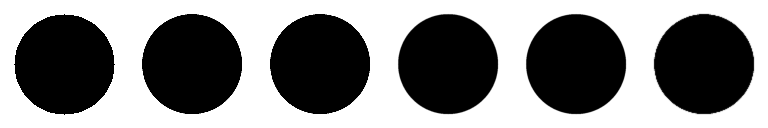
#> input picture aa_demo_results/comparison_strip.png, 768 x 128 px
$ python anti-aliasing.py -i aa_demo_results/comparison_strip.png   (older library calls are emulated)
#> lines starting #> are read from the running program, lines starting #| are printed output that depends on the picture; after the words box and inside, x2 and y2 are one past the last pixel; in counts of white or black regions, pixels touching at a corner belong together
import cv2
import numpy as np
import os
import argparse

#Befor Run code
#pip install opencv-python-headless numpy
#python anti-aliasing.py --input input.jpg --outdir results --ssaa_factor 3

def read_image(path):
    img = cv2.imread(path, cv2.IMREAD_UNCHANGED)
    if img is None:
        raise FileNotFoundError(f"Cannot read image: {path}")
    # convert to RGB for nicer saving/visualizing later (cv2 uses BGR)
    img = cv2.cvtColor(img, cv2.COLOR_BGR2RGB)
    return img

def save_image(path, img):
    # expects RGB
    bgr = cv2.cvtColor(img, cv2.COLOR_RGB2BGR)
    cv2.imwrite(path, bgr)

def resize_nearest(img, new_w, new_h):
    return cv2.resize(img, (new_w, new_h), interpolation=cv2.INTER_NEAREST)

def resize_bilinear(img, new_w, new_h):
    return cv2.resize(img, (new_w, new_h), interpolation=cv2.INTER_LINEAR)

def resize_bicubic(img, new_w, new_h):
    return cv2.resize(img, (new_w, new_h), interpolation=cv2.INTER_CUBIC)

def supersample_ssaa(img, target_w, target_h, factor=2, prefilter='gaussian'):
    """Supersampling: upscale by factor, optionally blur, then downsample to target."""
    # upscale
    up_w, up_h = target_w * factor, target_h * factor
    up = cv2.resize(img, (up_w, up_h), interpolation=cv2.INTER_LINEAR)
    # prefilter
    if prefilter == 'gaussian':
        k = max(3, int(2*factor+1))
        up = cv2.GaussianBlur(up, (k, k), sigmaX=0)
    elif prefilter == 'box':
        k = factor
        up = cv2.blur(up, (k, k))
    # downsample with linear
    res = cv2.resize(up, (target_w, target_h), interpolation=cv2.INTER_LINEAR)
    return res

def prefilter_downsample(img, target_w, target_h, kernel='gaussian', sigma=1.0):
    """Apply low-pass then downsample directly."""
    if kernel == 'gaussian':
        k = int(max(3, (sigma*3)//1*2+1))
        imgf = cv2.GaussianBlur(img, (k, k), sigmaX=sigma)
    else:
        imgf = cv2.blur(img, (3,3))
    return cv2.resize(imgf, (target_w, target_h), interpolation=cv2.INTER_LINEAR)

def fxaa_like(img, strength=1.0, blur_ksize=7):
    """
    Approximate FXAA: detect edges, blur edges, blend.
    Not a full FXAA, but gives edge smoothing without blurring whole image.
    """
    gray = cv2.cvtColor(img, cv2.COLOR_RGB2GRAY)
    # Sobel magnitude
    sx = cv2.Sobel(gray, cv2.CV_32F, 1, 0, ksize=3)
    sy = cv2.Sobel(gray, cv2.CV_32F, 0, 1, ksize=3)
    mag = cv2.magnitude(sx, sy)
    # Normalize and threshold to get mask
    mag_norm = cv2.normalize(mag, None, 0.0, 1.0, cv2.NORM_MINMAX)
    # adaptive threshold: higher strength -> more aggressive smoothing
    thresh = 0.15 * strength
    mask = (mag_norm > thresh).astype(np.float32)
    # blur whole image (but we'll composite only on edges)
    blurred = cv2.GaussianBlur(img, (blur_ksize, blur_ksize), sigmaX=0)
    # composite: where mask=1 use blurred, else original
    mask3 = np.stack([mask]*3, axis=2)
    out = (img * (1.0 - mask3) + blurred * mask3).astype(np.uint8)
    return out

def downscale_compare_methods(img, target_w, target_h, ssaa_factor=3, fxaa_strength=1.0):
    results = {}
    results['nearest'] = resize_nearest(img, target_w, target_h)
    results['bilinear'] = resize_bilinear(img, target_w, target_h)
    results['bicubic'] = resize_bicubic(img, target_w, target_h)
    results['ssaa_gaussian'] = supersample_ssaa(img, target_w, target_h, factor=ssaa_factor, prefilter='gaussian')
    results['ssaa_box'] = supersample_ssaa(img, target_w, target_h, factor=ssaa_factor, prefilter='box')
    results['prefilter_gaussian'] = prefilter_downsample(img, target_w, target_h, kernel='gaussian', sigma=1.5)
    results['fxaa_like'] = fxaa_like(resize_bilinear(img, target_w, target_h), strength=fxaa_strength, blur_ksize=5)
    return results

def make_comparison_strip(result_dict):
    """Create a horizontal strip with labels (simple)."""
    imgs = []
    for k in result_dict:
        imgs.append(result_dict[k])
    # pad to same height/width
    heights = [im.shape[0] for im in imgs]
    max_h = max(heights)
    padded = []
    for im in imgs:
        h, w = im.shape[:2]
        if h < max_h:
            pad = np.zeros((max_h-h, w, 3), dtype=np.uint8) + 255
            im2 = np.vstack([im, pad])
        else:
            im2 = im
        padded.append(im2)
    strip = np.hstack(padded)
    return strip

def main():
    parser = argparse.ArgumentParser(description="Simulate anti-aliasing methods on raster images.")
    parser.add_argument('--input', '-i', required=True, help='Path to input image')
    parser.add_argument('--outdir', '-o', default='aa_results', help='Output directory')
    parser.add_argument('--target_w', type=int, default=400, help='Target width (px)')
    parser.add_argument('--target_h', type=int, default=300, help='Target height (px)')
    parser.add_argument('--ssaa_factor', type=int, default=3, help='SSAA upsample factor')
    parser.add_argument('--fxaa_strength', type=float, default=1.0, help='FXAA-like strength')
    args = parser.parse_args()

    os.makedirs(args.outdir, exist_ok=True)
    img = read_image(args.input)
#> in read_image, img is the input picture: shape (128, 768, 3); min 0, max 255, mean 132.8
    print(f"Input image shape: {img.shape}")
#| Input image shape: (128, 768, 3)

    res = downscale_compare_methods(img, args.target_w, args.target_h, ssaa_factor=args.ssaa_factor, fxaa_strength=args.fxaa_strength)
#> in prefilter_downsample, `imgf = cv2.GaussianBlur(img, (k, k), sigmaX=sigma)`:
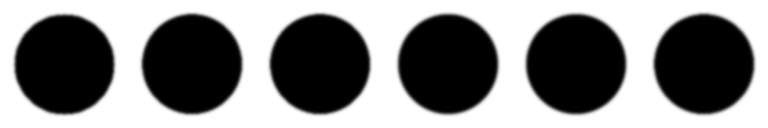
#> imgf: shape (128, 768, 3); min 0, max 255, mean 132.8
#> in fxaa_like, `sx = cv2.Sobel(gray, cv2.CV_32F, 1, 0, ksize=3)`:
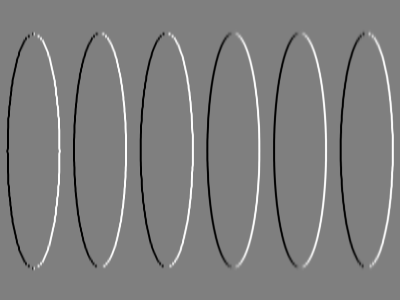
#> sx: shape (300, 400) float32; min -1020, max 1020, mean 0; drawn with min black and max white
#> in fxaa_like, `sy = cv2.Sobel(gray, cv2.CV_32F, 0, 1, ksize=3)`:
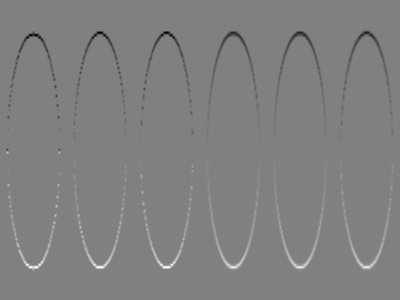
#> sy: shape (300, 400) float32; min -820, max 808, mean 0; drawn with min black and max white
#> in fxaa_like, `mag = cv2.magnitude(sx, sy)`:
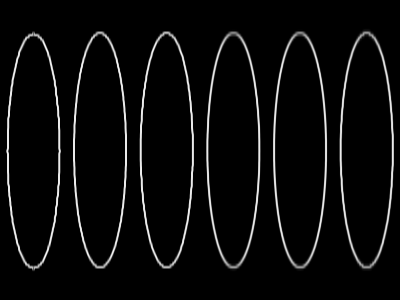
#> mag: shape (300, 400) float32; min 0, max 1109.3, mean 50.9; drawn with min black and max white
#> in fxaa_like, `mask = (mag_norm > thresh).astype(np.float32)`:
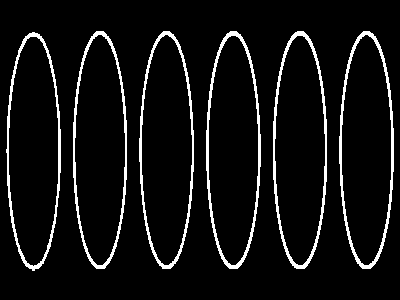
#> mask: shape (300, 400) float32; values 0 (black) and 1 (white), 7% white; 6 white regions, box (x1, y1, x2, y2) and area: (339, 31, 394, 269) 1463, (206, 31, 261, 269) 1448, (273, 31, 327, 269) 1430, (73, 31, 127, 269) 1356, (6, 32, 61, 271) 1355, (139, 31, 194, 269) 1343
#> in fxaa_like, `out = (img * (1.0 - mask3) + blurred * mask3).astype(np.uint8)`:
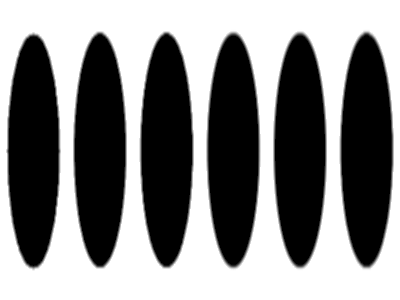
#> out: shape (300, 400, 3); min 0, max 255, mean 132.8
#> res = 7 items

    # save each
    for name, im in res.items():
        outpath = os.path.join(args.outdir, f"{name}.png")
        save_image(outpath, im)
        print(f"Saved {outpath}")
#> this loop made 7 passes
#> name on passes 1 to 7: 'nearest', 'bilinear', 'bicubic', 'ssaa_gaussian', 'ssaa_box', 'prefilter_gaussian', 'fxaa_like'
#| Saved aa_results/nearest.png
#| Saved aa_results/bilinear.png
#| Saved aa_results/bicubic.png
#| Saved aa_results/ssaa_gaussian.png
#| Saved aa_results/ssaa_box.png
#| Saved aa_results/prefilter_gaussian.png
#| Saved aa_results/fxaa_like.png

    # also save a comparison strip
    strip = make_comparison_strip(res)
#> the loop in make_comparison_strip, `for k in result_dict:` made 7 passes
#> in make_comparison_strip, `heights = [im.shape[0] for im in imgs]`: heights = [300, 300, 300, 300, 300, 300, 300]
#> in make_comparison_strip, `max_h = max(heights)`: max_h = 300
#> the loop in make_comparison_strip, `for im in imgs:` made 7 passes
#> after the loop in make_comparison_strip, `for im in imgs:`: padded = 7 items
#> in make_comparison_strip, `strip = np.hstack(padded)`:
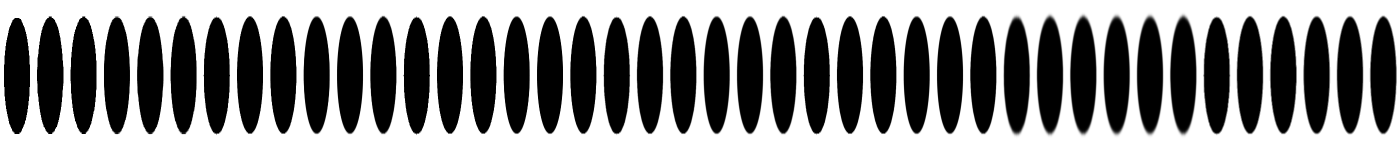
#> strip: shape (300, 2800, 3) (shown at 1/2 size); min 0, max 255, mean 132.8
    save_image(os.path.join(args.outdir, "comparison_strip.png"), strip)
    print(f"Saved comparison_strip.png in {args.outdir}")
#| Saved comparison_strip.png in aa_results

if __name__ == '__main__':
    main()

$ run again, with aa_demo_results/fxaa_like.png copied over aa_demo_results/comparison_strip.png
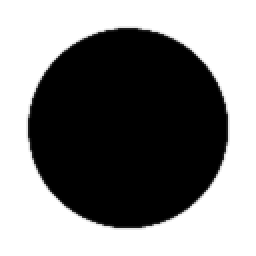
#> input picture aa_demo_results/fxaa_like.png, 128 x 128 px (shown 2 times larger)
#> in read_image, img is the input picture: shape (128, 128, 3); min 0, max 255, mean 132.7
#| Input image shape: (128, 128, 3)
#> in fxaa_like, `mask = (mag_norm > thresh).astype(np.float32)`:
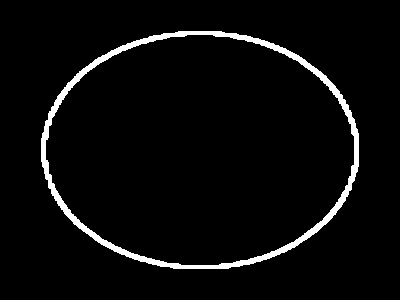
#> mask: shape (300, 400) float32; values 0 (black) and 1 (white), 4.1% white; 1 white region, box (x1, y1, x2, y2) and area: (41, 31, 359, 269) 4874
#> in main, `res = downscale_compare_methods(img, args.target_w, args.target_h, ssa..`: res = 7 items
#> the loop in main, `for name, im in res.items():` made 7 passes
#> name on passes 1 to 7: 'nearest', 'bilinear', 'bicubic', 'ssaa_gaussian', 'ssaa_box', 'prefilter_gaussian', 'fxaa_like'
#> (printed output is left out)
#> the loop in make_comparison_strip, `for k in result_dict:` made 7 passes
#> heights = [300, 300, 300, 300, 300, 300, 300]
#> max_h = 300
#> the loop in make_comparison_strip, `for im in imgs:` made 7 passes
#> after the loop in make_comparison_strip, `for im in imgs:`: padded = 7 items
#> in make_comparison_strip, `strip = np.hstack(padded)`:
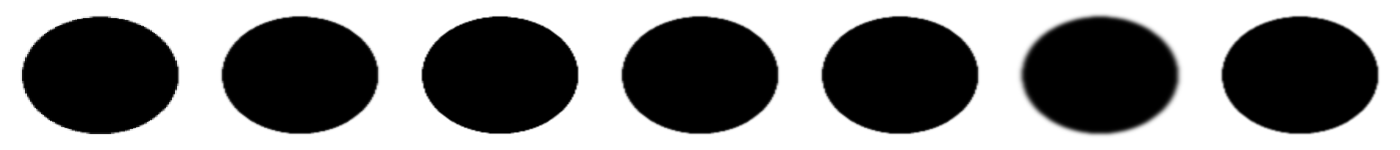
#> strip: shape (300, 2800, 3) (shown at 1/2 size); min 0, max 255, mean 132.7
#| Saved comparison_strip.png in aa_results
